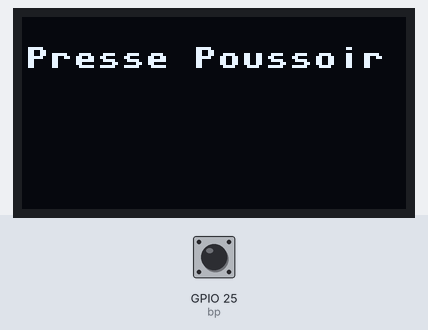
Simulated run of this program. Board: ESP32 board running MicroPython. On the bench: 128×64 one-colour display. The test bench sets the inputs (shaded band); at power-on: GPIO 25 (bp) HIGH. Library files of the repository ran but are not shown: ssd1306.py.

Above: at 1.2 s.
1.3 s: GPIO 25 (bp) driven LOW
At 2.5 s:
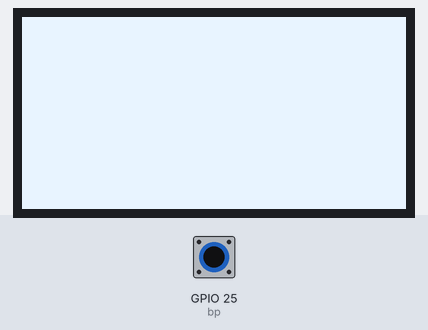
2.8 s: GPIO 25 (bp) pulsed HIGH 5 times (0.12 s each, 0.3 s apart)
At 5.4 s:
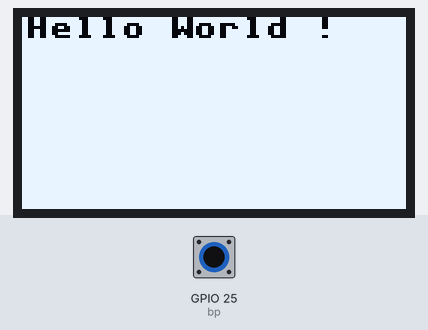
5.8 s: GPIO 25 (bp) pulsed HIGH 2 times (0.12 s each, 0.3 s apart)
At 6.9 s:
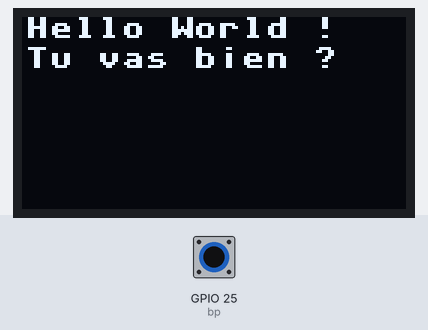
Timing chart, 0 to 8.8 s (numbered marks = the images above; inputs shaded):
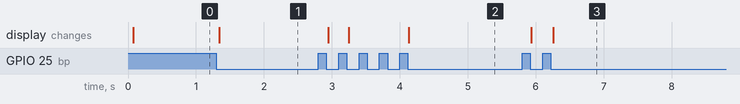

The program:

oled-base.py
```python
from machine import I2C, Pin
from time import sleep

from ssd1306 import SSD1306_I2C     # module pour commander le OLED
i2c = I2C(-1, Pin(22), Pin(21))     # pin SCK et SDA du OLED
display = SSD1306_I2C(128, 64, i2c) # declaration taille ecran, pins

bp = Pin(25, Pin.IN)                   # poussoir sur pin 25 pour passer

# fonction pour attendre l'appui+relach. pour passer au graphique suivant
def attend_appui():
    while bp.value() == False : pass ; sleep(.02) # attend appui poussoir
    while bp.value() == True : pass ; sleep(.02)  # attend le relachement

display.fill(0)                  # Remplit l'afficheur avec 0 -> OFF
display.show()                   # Mise a jour de l'affichage (envoie)

display.text("Presse Poussoir !", 1, 10, 1)
display.show() ; attend_appui()  # la fonction attend l'appui/relachement

display.fill(1)                  # Remplit l'afficheur avec 1 -> ON
display.show() ; attend_appui()

display.fill(0)                  # Remplit l'afficheur avec 0 -> OFF
display.show() ; attend_appui()

# Affiche le texte en 1, 0 (x,y), et etat : 1 (blanc). (0 : noir)
display.text("Hello World !", 1, 0, 1)
display.show() ; attend_appui()

display.contrast(50)             # contraste mis a 50 sur max = 255
attend_appui()

display.contrast(255)            # contraste maxi
attend_appui()

display.invert(1)                # inversion sortie (fond blanc)
attend_appui()

display.invert(0)                # remise affichage normal
attend_appui()

# Affiche le texte en 1, 10 (x,y), et 1 signifie en blanc (0 : noir)
display.text("Tu vas bien ?", 1, 10, 1)
display.show() ; attend_appui()

# Affiche le texte en 1, 20 (x,y), et 1 signifie en blanc (0 : noir)
display.text("Estoy muy biene", 1, 20, 1)
display.show() ; attend_appui()

# Cela ecrit en couleur 0 (noir) le meme texte, donc ca l'efface
display.text("Tu vas bien ?", 1, 10, 0)
display.show() ; attend_appui()

# La hauteur d'une lettre est de 7 pixels
# On aurait pu afficher sur la ligne 8 et non 10, soit 1 pixel d'ecart
display.text("Tu vas bien ?", 1, 8, 1)
display.show() ; attend_appui()

# On aurait aussi pu afficher sur la ligne 7, mais on touche !
display.text("Tu vas bien ?", 1, 8, 0)  # on efface
display.text("Tu vas bien ?", 1, 7, 1)  # on ecrit trop pres !!
display.show() ; attend_appui()

display.fill(0)  # Efface tout
display.show() ; attend_appui()

# Mets le pixel 3, 4 (x, y) a 1 (allume)
# .pixel(x,y,c)
display.pixel(127, 31, 1)
display.show() ; attend_appui()

# Retourne la valeur a 127,31 (x,y)
# .pixel(x,y,c)
c = display.pixel(127, 31)  # affiche l'etat 1 ou 0 du pixel (x,y)
print("Etat du pixel :", c)
display.text("...voir shell... !", 1, 10, 1)
display.show() ; attend_appui()


c = display.pixel(126, 30) # affiche l'etat 1 ou 0 du pixel (x,y)
print("Etat du pixel :", c)
display.text("...encore... !", 1, 20, 1)
display.show() ; attend_appui()

# Trace une ligne horizontale, d'origine 0,0 (x,y),
    # de longueur l= 128 (vers la droite)
# .hline(x,y,l,c)
display.fill(0)  # Efface tout
display.hline(0, 0, 128, 1)
display.show() ; attend_appui()

# Trace une ligne verticale, d'origine 0,0 (x,y),
    # de hauteur h= 63 (vers le bas)
# .hline(x,y,h,c)
display.vline(0, 0, 63, 1)
display.show() ; attend_appui()

# Trace une ligne, d'origine 0,63 (x1,y1), d'extremite 127,0 (x1,y1)
# .line(x1,y1,x2,y2,c)
display.line(0, 63, 127, 0, 1)
display.show() ; attend_appui()

# Trace un rectangle vide, d'origine 4,4 (x,y), de dimensions 68,28 (l,h)
# .rect(x,y,l,h,c)
display.rect(4, 4, 60, 28, 1)
display.show() ; attend_appui()

# Trace un rectangle plein, d'origine 4,36 (x,y), de dimensions 20,15 (l,h)
# .fill_rect(x,y,l,h,c)
display.fill_rect(4, 36, 20, 15, 1)
display.show() ; attend_appui()

# Pour de simples graphiques, nous pouvons creer une matrice, qui contient
# les elements de notre icone, comme celui-ci par exemple :
ICON = [
    [ 0, 0, 1, 1, 0, 0, 0, 1, 1, 0, 0],
    [ 0, 1, 1, 1, 1, 0, 1, 1, 1, 1, 0],
    [ 1, 1, 1, 1, 1, 1, 1, 1, 1, 1, 1],
    [ 1, 1, 1, 1, 1, 1, 1, 1, 1, 1, 1],
    [ 1, 1, 1, 1, 1, 1, 1, 1, 1, 1, 1],
    [ 1, 1, 1, 1, 1, 1, 1, 1, 1, 1, 1],
    [ 0, 1, 1, 1, 1, 1, 1, 1, 1, 1, 0],
    [ 0, 0, 1, 1, 1, 1, 1, 1, 1, 0, 0],
    [ 0, 0, 0, 1, 1, 1, 1, 1, 0, 0, 0],
    [ 0, 0, 0, 0, 1, 1, 1, 0, 0, 0, 0],
    [ 0, 0, 0, 0, 0, 1, 0, 0, 0, 0, 0],]

display.fill(0)                      # Efface tout
x0, y0 = 60, 12
for y, row in enumerate(ICON):       # prendre chaque ligne
    for x, c in enumerate(row):      # et prendre chaque colonne
        display.pixel(x0+x, y0+y, c) # pixel = 1 ou 0, centre (x0,y0)
display.show()
attend_appui()

for x in range(1,74):
  display.scroll(-1, 0)
  display.show()
  sleep(.01)
attend_appui()

display.text("C'est fini !", 1, 10, 1)
display.show() ; attend_appui()
```

Measured:
- after the input at 1.3 s, the display: changes at once (image 1)
- after the input at 2.8 s, the display: first changes after 0.15 s (image 2 shows a later state)
- after the input at 5.8 s, the display: first changes after 0.13 s (image 3 shows a later state)
